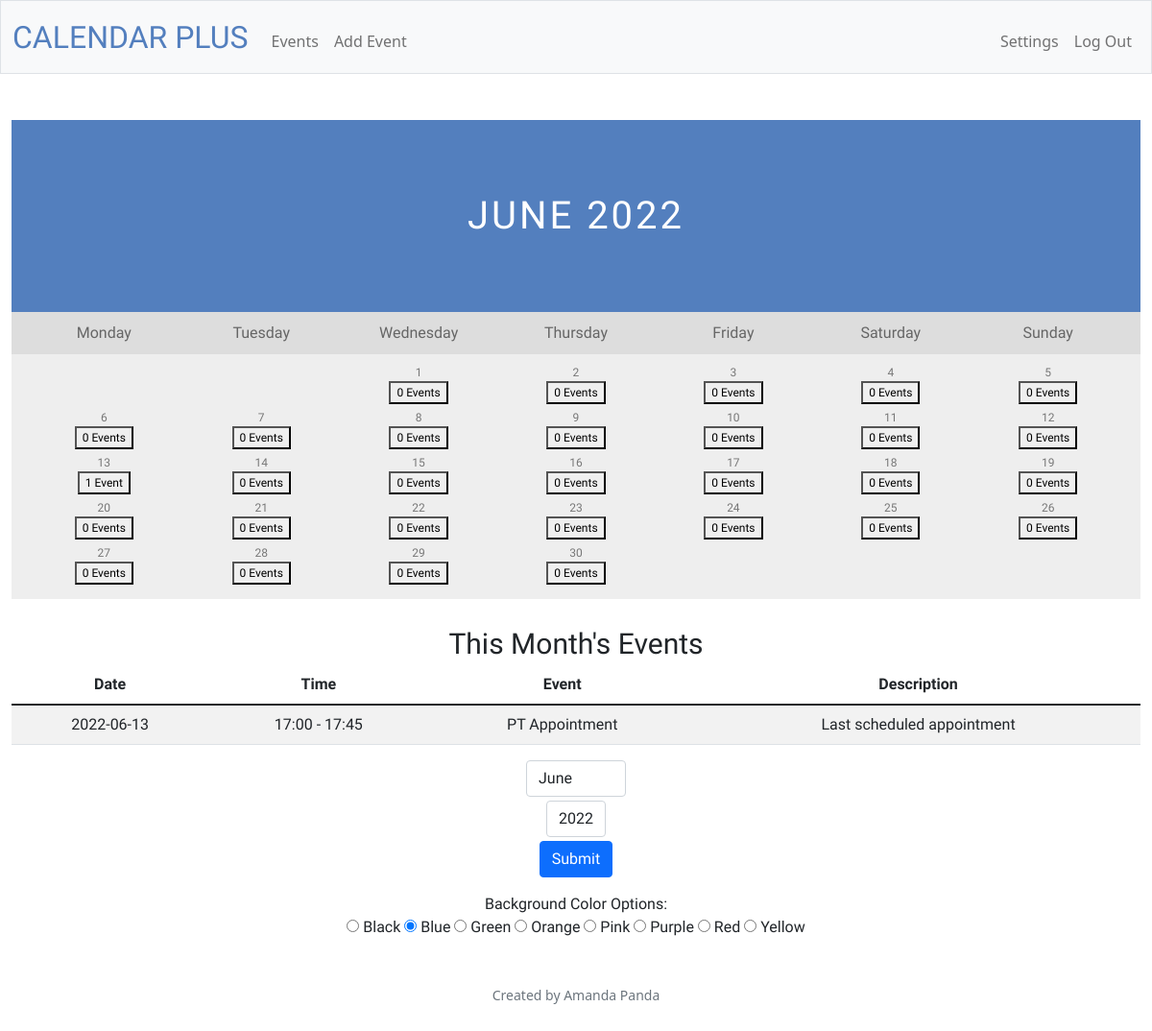
Screenshot of / (signed in) with the database file from the repository.
### tables this page shows
CREATE TABLE events(id INTEGER PRIMARY KEY AUTOINCREMENT NOT NULL, creator INTEGER NOT NULL, title TEXT NOT NULL, date DATE NOT NULL, starttime TIME, endtime TIME, details TEXT);

### app.py (the view)
@app.route("/", methods=["GET", "POST"])
@login_required
def index():
    months = {
        1: "January",
        2: "February",
        3: "March",
        4: "April",
        5: "May",
        6: "June",
        7: "July",
        8: "August",
        9: "September",
        10: "October",
        11: "November",
        12: "December",
    }
    years = []
    x = range(1900, 2201, 1)
    for n in x:
        years.append(n)
    days = []
    y = range(1, 32, 1)
    for n in y:
        days.append("%02d" % n)
    if request.method == "POST":
        if request.form.get("cal") == "2":
            try:
                month = int(request.form.get("month"))
                year = int(request.form.get("year"))
            except ValueError:
                return apology("invalid submission", 400)
            if month < 1 or month > 12 or year < 1900 or year > 2200:
                return apology("invalid submission", 400)
            cal = calendar.monthcalendar(year,month)
            this_month = months[month]
            if month == 12:
                search_year = year + 1
                search_month1 = "12"
                search_month2 = "01"
            elif month > 9:
                search_year = year
                search_month1 = str(month)
                search_month2 = str(month + 1)
            elif month == 9:
                search_year = year
                search_month1 = "09"
                search_month2= "10"
            else:
                search_year = year
                search_month1 = "0" + str(month)
                search_month2 = "0" + str(month + 1)
            date1 = str(year) + "-" + search_month1 + "-01"
            date2 = str(search_year) + "-" + search_month2 + "-01"
            yearmonth = str(year) + "-" + search_month1
            events = db.execute("SELECT title, date, starttime, endtime, details FROM events WHERE creator = ? and date BETWEEN ? AND ? ORDER BY date, starttime", session.get("user_id"), date1, date2)
            num_of_events = []
            for day in days:
                current = yearmonth + "-" + day
                z = db.execute("SELECT COUNT(date) AS count FROM events WHERE creator= ? and date = ?", session.get("user_id"), current)[0]["count"]
                num_of_events.append(z)
            return render_template("index.html", cal=cal, year=year, years=years, month=month, months=months, this_month=this_month, events=events, yearmonth=yearmonth, num_of_events=num_of_events)
        else:
            return apology("invalid submission", 400)
    else:
        today = date.today()
        year = today.year
        month = today.month
        this_month = months[month]
        cal = calendar.monthcalendar(year,month)
        if month == 12:
            search_year = year + 1
            search_month1 = "01"
        elif month > 9:
            search_year = year
            search_month1 = month
            search_month2 = month + 1
        elif month == 9:
            search_year = year
            search_month1 = "09"
            search_month2= "10"
        else:
            search_year = year
            search_month1 = "0" + str(month)
            search_month2 = "0" + str(month + 1)
        date1 = str(year) + "-" + search_month1 + "-01"
        date2 = str(search_year) + "-" + search_month2 + "-01"
        yearmonth = str(year) + "-" + search_month1
        events = db.execute("SELECT title, date, starttime, endtime, details FROM events WHERE creator = ? and date BETWEEN ? AND ? ORDER BY date, starttime", session.get("user_id"), date1, date2)
        num_of_events = []
        for day in days:
            current = yearmonth + "-" + day
            z = db.execute("SELECT COUNT(date) AS count FROM events WHERE creator = ? and date = ?", session.get("user_id"), current)[0]["count"]
            num_of_events.append(z)
        return render_template("index.html", cal=cal, year=year, years=years, month=month, months=months, this_month=this_month, events=events, yearmonth=yearmonth, num_of_events=num_of_events)

### app.py (called while the page is built)
@app.after_request
def after_request(response):
    response.headers["Cache-Control"] = "no-cache, no-store, must-revalidate"
    response.headers["Expires"] = 0
    response.headers["Pragma"] = "no-cache"
    return response

### helpers.py (called while the page is built)
def login_required(f):
    @wraps(f)
    def decorated_function(*args, **kwargs):
        if session.get("user_id") is None:
            return redirect("/login")
        return f(*args, **kwargs)
    return decorated_function

### templates/index.html (shortened to what this page needs)
{% extends "layout.html" %}
{% block main %}
<div class="font-fred">
<div id="title" class="month">
    <ul>
        <li>{{ this_month }} <span>{{ year }}</span></li>
    </ul>
</div>
<ul class="struc weekdays d-none d-lg-block">
    <li>Monday</li>
    <li>Tuesday</li>
    <li>Wednesday</li>
    <li>Thursday</li>
    <li>Friday</li>
    <li>Saturday</li>
    <li>Sunday</li>
</ul>
<ul class="struc days">
    {% for row in cal %}
        {% for row in row %}
            {% if row == 0 %}
                <li> </li>
            {% else %}
                <li>{{ row }}
                    {% if num_of_events[row - 1] == 1 %}
                    <div>
                        <button> {{ num_of_events[row - 1] }} Event</button>
                    </div>
                    {% else %}
                    <div>
                        <button> {{ num_of_events[row - 1] }} Events</button>
                    </div>
                    {% endif %}
                </li>
            {% endif %}
        {% endfor %}
    {% endfor %}
</ul>
<div id="thismonth" class="mt-4">This Month's Events</div>
<table class="table table-striped">
    <thead>
        <tr>
            <th scope="col">Date</th>
            <th scope="col">Time</th>
            <th scope="col">Event</th>
            <th scope="col">Description</th>
        </tr>
    </thead>
    <tbody>
        {% for row in events %}
            <tr>
                <td>{{ row.date}}</td>
                <td>{{ row.starttime }} - {{ row.endtime }}</td>
                <td>{{ row.title }}</td>
                <td>{{ row.details }}</td>
            </tr>
        {% endfor %}
    </tbody>
</table>
<div class="container">
        <form action="/" method="post">
            <div class="mb-3">
                <select class="form-control mx-auto w-auto mb-1" name="month" required>
                    {% for key, value in months.items() %}
                        {% if key == month %}
                            <option selected value="{{ key }}"> {{ value }}</option>
                        {% else %}
                            <option value="{{ key }}">{{ value }}</option>
                        {% endif %}
                    {% endfor %}
                </select>
                <select class="form-control mx-auto w-auto mb-1" name="year" required>
                    {% for row in years %}
                        {% if row == year %}
                            <option selected value="{{ row }}">{{ row }}</option>
                        {% else %}
                            <option value="{{ row }}">{{ row }}</option>
                        {% endif %}
                    {% endfor %}
                </select>
            <button class="btn btn-primary" type="submit">Submit</button>
            </div>
        </form>
</div>
<div class="mt-3">
    <span>Background Color Options: </span>
    <form id="colorForm" name="colorForm">
        <span><input type="radio" id="color1" name="colors" value="black">
        <label for="black">Black </label></span>
        <span><input type="radio" checked id="color2" name="colors" value="blue">
        <label for="blue">Blue </label></span>
        <span><input type="radio" id="color3" name="colors" value="green">
        <label for="green">Green </label></span>
        <span><input type="radio" id="color4" name="colors" value="orange">
        <label for="orange">Orange </label></span>
        <span><input type="radio" id="color5" name="colors" value="pink">
        <label for="pink">Pink </label></span>
        <span><input type="radio" id="color6" name="colors" value="purple">
        <label for="purple">Purple </label></span>
        <span><input type="radio" id="color7" name="colors" value="red">
        <label for="red">Red </label></span>
        <span><input type="radio" id="color8" name="colors" value="yellow">
        <label for="yellow">Yellow </label></span>
    </form>
</div>
</div>
{% endblock %}

### static/styles.css (style rules this page uses)
#title { padding: 70px 25px; width: 100%; background: #9873AC;; text-align: center; }
.month ul { margin: 0; padding: 0; list-style-type: none; }
.month ul li { color: white; font-size: 40px; text-transform: uppercase; letter-spacing: 3px; }
.weekdays { margin: 0; padding: 10px 0; background-color: #ddd; }
.weekdays li { display: inline-block; width: 13.6%; color: #666; text-align: center; }
.days { padding: 10px 0; background: #eee; margin: 0; }
.days li { display: inline-block; width: 13.6%; text-align: center; margin-bottom: 5px; font-size: 12px; color: #777; }
.font-fred { font-family: 'Fredericka the Great', cursive; }
#thismonth { font-size: 30px; }

### rows the page displays
events: date "2022-06-13", starttime "17:00", endtime "17:45", title "PT Appointment", details "Last scheduled appointment"

### other values shown
{{ row }} "1" "2" "3" "4" "5" "6" "7" "8" "9" "10" "11" "12" "13" "14" "15" "16" "17" "18" "19" "20" "21" "22" "23" "24" "25" "26" "27" "28" "29" "30"
{{ num_of_events[row - 1] }} "0" "0" "0" "0" "0" "0" "0" "0" "0" "0" "0" "0" "0" "0" "0" "0" "0" "0" "0" "0" "0" "0" "0" "0" "0" "0" "0" "0" "0"
{{ num_of_events[row - 1] }} "1"
form field month "June"
form field year "2022"
